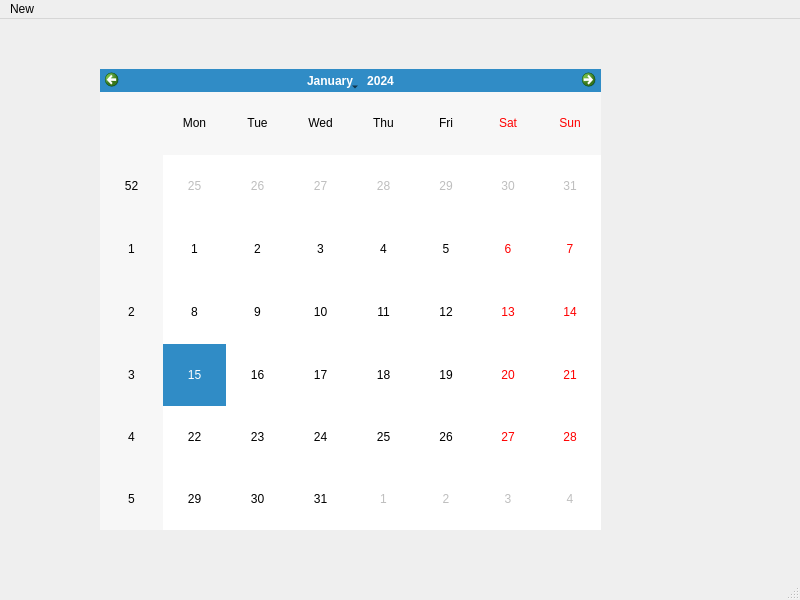
<?xml version="1.0" encoding="UTF-8"?>
<ui version="4.0">
 <class>MainWindow</class>
 <widget class="QMainWindow" name="MainWindow">
  <property name="geometry">
   <rect>
    <x>0</x>
    <y>0</y>
    <width>800</width>
    <height>600</height>
   </rect>
  </property>
  <property name="windowTitle">
   <string>MainWindow</string>
  </property>
  <widget class="QWidget" name="centralwidget">
   <widget class="QCalendarWidget" name="calendarWidget">
    <property name="geometry">
     <rect>
      <x>100</x>
      <y>50</y>
      <width>501</width>
      <height>461</height>
     </rect>
    </property>
   </widget>
  </widget>
  <widget class="QMenuBar" name="menubar">
   <property name="geometry">
    <rect>
     <x>0</x>
     <y>0</y>
     <width>800</width>
     <height>22</height>
    </rect>
   </property>
   <widget class="QMenu" name="menuNew">
    <property name="title">
     <string>New</string>
    </property>
   </widget>
   <addaction name="menuNew"/>
  </widget>
  <widget class="QStatusBar" name="statusbar"/>
 </widget>
 <resources/>
 <connections/>
</ui>
